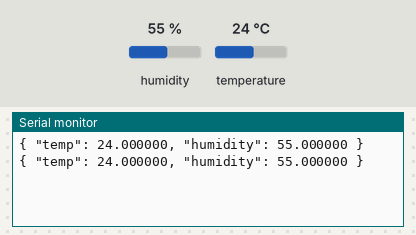
Bench run of a program on a simulated ESP32. On the bench: the last lines printed to the serial monitor. The inputs (shaded band) are chosen by the test bench; at power-on: humidity 55 %, temperature 24 °C.

Above: at 6.8 s.
6.9 s: humidity set to 22 %
At 10.5 s:
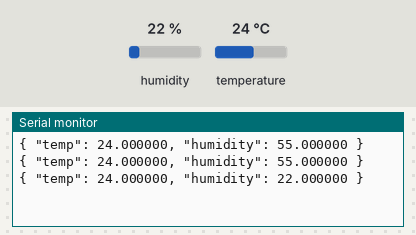
11.4 s: temperature set to 12 °C
At 12.4 s:
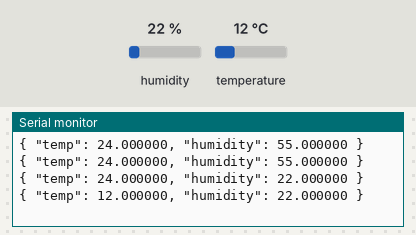
15.9 s: humidity set to 40 %
At 18.7 s:
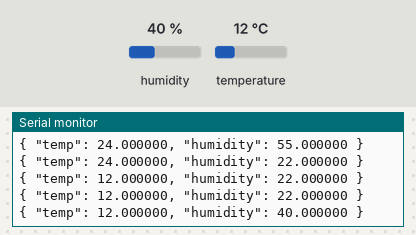
Timing chart, 0 to 20.2 s (numbered marks = the images above; inputs shaded):
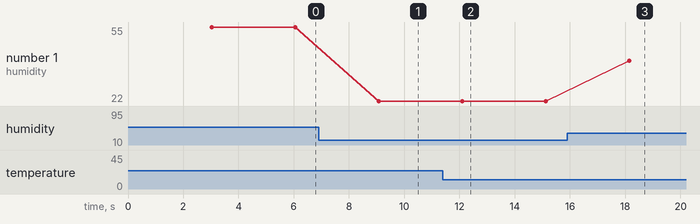

The program:

main.cpp
```cpp
#include "DHT.h"
#include "HardwareSerial.h"
#include "esp32-hal.h"
#include <Arduino.h>
#include <cmath>
#include <cstdint>
#include <esp_log.h>

constexpr uint8_t DHT_GPIO = 32;

DHT dht(DHT_GPIO, DHT11);

void setup() {
  Serial.begin(115200);
  dht.begin();
}

void loop() {
  // wait for dht to spinup
  delay(3000);

  float humidity = dht.readHumidity();
  float temp = dht.readTemperature();

  // check sensor reading
  if (isnan(humidity)) {
    Serial.println("! failed to read humidity");
    return;
  }
  if (isnan(temp)) {
    Serial.println("! failed to read temperature");
    return;
  }

  Serial.printf("{ \"temp\": %f, \"humidity\": %f }\n", temp, humidity);
}
```

Measured:
- after the input at 6.9 s, the serial monitor: prints a new line after 2.2 s (image 1)
- after the input at 11.4 s, the serial monitor: prints a new line after 0.69 s (image 2)
- after the input at 15.9 s, the serial monitor: prints a new line after 2.2 s (image 3)
- plotted number 1: 55 → 22 after the input at 6.9 s, 22 → 40 after the input at 15.9 s
